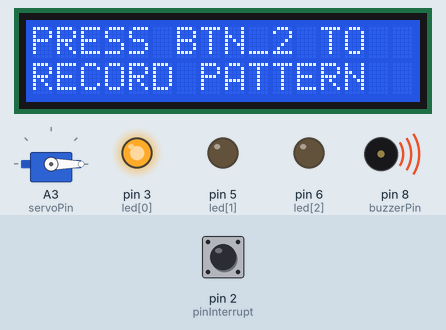
Bench run of a sketch on a simulated Arduino Uno, built with avr-gcc and run on an emulated ATmega328P. Parts: 16×2 character LCD, servo, output pins drawn as LEDs (lit = HIGH), buzzer (waves = sounding, pin HIGH). Inputs (shaded band) come from the test bench; at power-on: pin 2 (pinInterrupt) HIGH. What the sketch prints to the serial monitor is not drawn.

Above: at 2.3 s.
2.4 s: pin 2 (pinInterrupt) pulled LOW for 0.15 s
At 3.6 s:
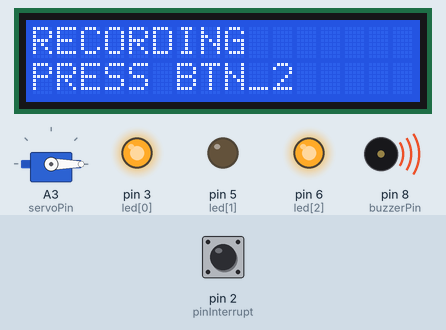
5.5 s: pin 2 (pinInterrupt) pulled LOW for 3.2 s
At 6.4 s:
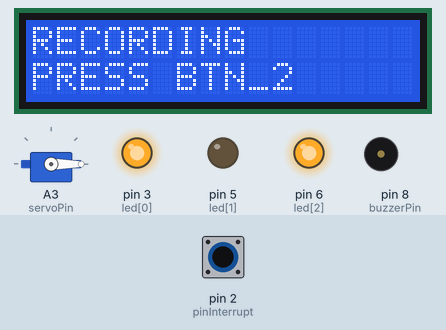
11.7 s: pin 2 (pinInterrupt) pulled LOW for 1 s
At 13.1 s:
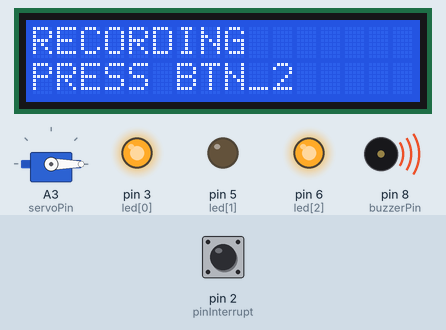
15.7 s: pin 2 (pinInterrupt) pulsed LOW 2 times (0.12 s each, 0.3 s apart)
At 21.4 s:
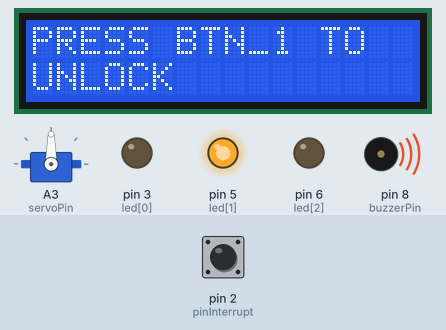
21.7 s: pin 2 (pinInterrupt) pulled LOW for 0.15 s
At 23.1 s:
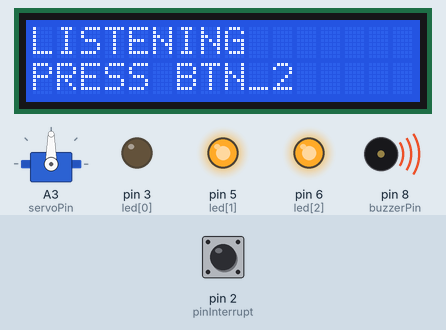
Timing chart, 0 to 27.7 s (numbered marks = the images above; inputs shaded):
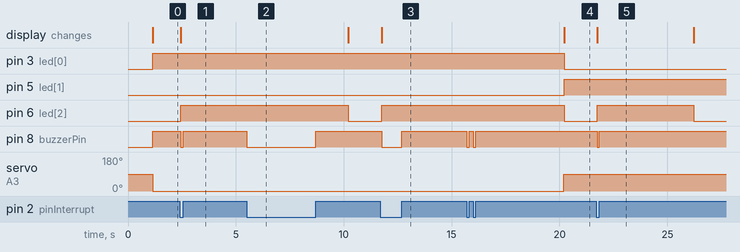

The sketch:

SecretKnock.ino
```cpp
/** Requirements:                                                                    */
/** Proper debouncing without a blocking delay                                       */
/** Use an external interrupt and call the function above                            */
/** Make the solenoid move as the green led goes on, or do something original        */
/** Press a button to enter ”record mode”                                            */
/** You have, say, 5 seconds to create your sequence of taps                         */
/** Wait until a first knock, then start recording the time intervals between knocks */
/** using millis(), and save them into an unsigned long array                        */
/** If there is no knock detected after 5 sec (for instance), go to listening mode.  */

// library
#include <LCD.h>                // for LCD
#include <Wire.h>               // for LCD
#include <LiquidCrystal_I2C.h>  // for LCD
LiquidCrystal_I2C lcd(0x20, 2, 1, 0, 4, 5, 6, 7, 3, POSITIVE);  // LCD: A4, A5
#include <Servo.h>              // for servo motor
Servo lockServo;
#include <Servo.h>

// pin
int buzzerPin = 8;
int servoPin = A3;
int btnOKPin = 7;
int led[] = {3, 5, 6};  // [0]: green - correct/unlocked, [1]: red - wrong, [2]: yellow - recording/listening

// system mode
const int MODE_UNLOCK = 0, MODE_RECORD = 1, MODE_LOCK = 2, MODE_LISTEN = 3;
int mode = MODE_UNLOCK;

// click detection with external interrupt debounce, ref: lecture 5 note
const int MAX_BOUNCE_TIME = 100;
int pinInterrupt = 2;  // btn pin
volatile bool buttonHasBeenPressed = false;  // global variable that will changed by the ISR

// global const & variable
const String LCD_EMPTY = "                ";
const int MSG_INIT = -1, MSG_EMPTY = 0, MSG_UNLOCK = 1, MSG_LOCK = 2, MSG_RECORD = 3, MSG_LISTEN = 4;
const int ANGLE_UNLOCK = 0, ANGLE_LOCK = 90;
unsigned long pms = 0, ms = 0;

String recordedPattern = "", inputPattern = "";
int noInputCount = 0;
int patternThreshold = 400;  // ms

bool warming = false;


void setup() {
  Serial.begin(9600);

  // click detection with external interrupt debounce, ref: lecture 5 note
  attachInterrupt(digitalPinToInterrupt(pinInterrupt), checkButtonISR, FALLING);

  initialization();
}

int getPatternLength(String pattern) {
  int len = 1;
  for (int i=0; i<pattern.length(); i++) {
    if (pattern.charAt(i) == ' ') {
      len++;
    }
  }
  return len;
}

int getMinNum(int param1, int param2) {
  return param1<param2? param1:param2;
}

int getMaxNum(int param1, int param2) {
  return param1>param2? param1:param2;
}

bool patternIsValid() {
  // split pattern with space (" "), extract recordedPattern & input pattern into an array
  // comparison between recorded pattern & input pattern

  // 1. get length
  int recordedPatternLen = getPatternLength(recordedPattern);
  int inputPatternLen = getPatternLength(inputPattern);

  // 2. create new array with same length
  long recordedArr[recordedPatternLen];
  long inputArr[inputPatternLen];

  // 3. reassign time in to each array elements
  int counter = 0;  // patternArr[i]
  String timeStr = "";

  // 3.1 recordedArr
  for (int i=0; i<recordedPattern.length(); i++) {
    if (recordedPattern.charAt(i) != ' ') {
      timeStr += recordedPattern.charAt(i);  // concat timeStr
    } else if (recordedPattern.charAt(i) == ' ') {
      unsigned long temp = timeStr.toInt();
      recordedArr[counter] = temp;  // save the time to array
      timeStr = "";  // reset timeStr
      counter++;     // next timeStr
    }
  }
  counter = 0;
  for (int i=0; i<inputPattern.length(); i++) {
    if (inputPattern.charAt(i) != ' ') {
      timeStr += inputPattern.charAt(i);  // concat timeStr
    } else if (inputPattern.charAt(i) == ' ') {
      unsigned long temp = timeStr.toInt();
      inputArr[counter] = temp;  // save the time to array
      timeStr = "";  // reset timeStr
      counter++;     // next timeStr
    }
  }

  Serial.println("recordedStr: " + recordedPattern);
  Serial.println("inputStr: " + inputPattern);

  // 4. comparison
  // 4.1 - length
  if (recordedPatternLen == inputPatternLen) {
    // check each time different: (arr1[i+1] - arr1[i]) - (arr0[i+1] - arr0[i]) if they are within the threshold
    int match = 0;
    for (int i=0; i<recordedPatternLen-2; i++) {
      int timeDiffRecord = recordedArr[i+1] - recordedArr[i];
      int timeDiffInput = inputArr[i+1] - inputArr[i];
      Serial.println("");
      Serial.print(getMaxNum(timeDiffRecord, timeDiffInput));
      Serial.print(" - ");
      Serial.print(getMinNum(timeDiffRecord, timeDiffInput));
      Serial.print(" = ");
      Serial.print(getMaxNum(timeDiffRecord, timeDiffInput) - getMinNum(timeDiffRecord, timeDiffInput));
      if (getMaxNum(timeDiffRecord, timeDiffInput) - getMinNum(timeDiffRecord, timeDiffInput) < patternThreshold) match++;
    }

    if (match == recordedPatternLen-2) {
      Serial.println("UNLOCKED");
      return true;
    }
  }

  return false;
}

void loop() {
  ms = millis();

  // LED indicator
  ledIndicator();

  // timer - 1s
  if (ms - pms > 1000) {
    //Serial.println("1 second passed");
    if (mode == MODE_RECORD || mode == MODE_LISTEN) {
      noInputCount++;
      // if no more input in 5 seconds, save the pattern and lock
      if (noInputCount >= 5) {
        switch (mode) {
          case MODE_RECORD:
            // to make sure there are enough tap to cal the time different
            if (getPatternLength(recordedPattern) > 3) {
              mode = MODE_LOCK;
              lock();
              lcdMsg(MSG_EMPTY);
              lcdMsg(MSG_LOCK);

            } else {
              // if not enough tap to form a pattern
              mode = MODE_UNLOCK;  // back to unlock mode, let the user record pattern again
              lcdMsg(MSG_EMPTY);
              lcdMsg(MSG_UNLOCK);
            }
            break;

          case MODE_LISTEN:
            // pattern validation - patternIsValid()
            // if input pattern correct (input pattern == recorded pattern)
            if (patternIsValid()) {  // vaild -> mode = MODE_UNLOCK, unlock()
              mode = MODE_UNLOCK;
              lcdMsg(MSG_EMPTY);
              lcdMsg(MSG_UNLOCK);
              unlock();
            } else {
              mode = MODE_LOCK;    // invalid -> mode = MODE_LOCK, beep()
              lcdMsg(MSG_EMPTY);
              lcdMsg(MSG_LOCK);
            }
            break;
        }
        noInputCount = 0;
      }
    }

    pms = ms;
  }

  // click detection with external interrupt debounce, ref: lecture 5 note
  if (buttonHasBeenPressed) {
    //Serial.println("button 2 pressed");

    switch (mode) {
      case MODE_UNLOCK:
        mode = MODE_RECORD;    // when user start recording pattern
        recordedPattern = String(ms) + " ";  // record the first tap
        lcdMsg(MSG_EMPTY);
        lcdMsg(MSG_RECORD);
        break;

      case MODE_LOCK:
        mode = MODE_LISTEN;    // when user start inputting pattern
        inputPattern = String(ms) + " ";     // record the first tap
        lcdMsg(MSG_EMPTY);
        lcdMsg(MSG_LISTEN);
        break;

      case MODE_RECORD:
        noInputCount = 0;
        // pattern concat
        recordedPattern += String(ms) + " ";
        break;

      case MODE_LISTEN:
        noInputCount = 0;
        // pattern concat
        inputPattern += String(ms) + " ";
        break;
    }

    buttonHasBeenPressed = false;
  }

  // beep while clicked
  int toneLv = digitalRead(pinInterrupt)==HIGH? 1:0;
  digitalWrite(buzzerPin, toneLv);
}

void lock() {
  lockServo.write(ANGLE_LOCK);  // rotate to lock angle
  mode = MODE_LOCK;             // change mode to locked
}

void unlock() {
  lockServo.write(ANGLE_UNLOCK);  // rotate to unlock angle
  mode = MODE_UNLOCK;             // change mode to unlocked
}

// ISR called when pin 2 goes from HIGH to LOW, ref: lecture 5 note
void checkButtonISR() {
  static unsigned long last_time_pressed = 0;
  unsigned long timeNow = millis();

  // condition to debounce:
  if (timeNow - last_time_pressed > MAX_BOUNCE_TIME) {
    buttonHasBeenPressed = true;
    last_time_pressed = timeNow;
  }
}

void lcdMsg(int msg) {
  switch (msg) {
    case MSG_INIT:
      lcd.setCursor(0, 0);
      lcd.print("SM3610");
      lcd.setCursor(0, 1);
      lcd.print("SRCRET KNOCK");
      break;

    case MSG_EMPTY:
      lcd.setCursor(0, 0);
      lcd.print(LCD_EMPTY);
      lcd.setCursor(0, 1);
      lcd.print(LCD_EMPTY);
      break;

    case MSG_UNLOCK:
      lcd.setCursor(0, 0);
      lcd.print("PRESS BTN_2 TO");
      lcd.setCursor(0, 1);
      lcd.print("RECORD PATTERN");
      break;

    case MSG_LOCK:
      lcd.setCursor(0, 0);
      lcd.print("PRESS BTN_1 TO");
      lcd.setCursor(0, 1);
      lcd.print("UNLOCK");
      break;

    case MSG_RECORD:
      lcd.setCursor(0, 0);
      lcd.print("RECORDING");
      lcd.setCursor(0, 1);
      lcd.print("PRESS BTN_2");
      break;

    case MSG_LISTEN:
      lcd.setCursor(0, 0);
      lcd.print("LISTENING");
      lcd.setCursor(0, 1);
      lcd.print("PRESS BTN_2");
      break;
  }
}

void ledIndicator() {
  switch (mode) {
    case MODE_UNLOCK:
      analogWrite(led[0], 255);
      analogWrite(led[1], 0);
      analogWrite(led[2], 0);
      break;

    case MODE_LOCK:
      analogWrite(led[0], 0);
      analogWrite(led[1], 255);
      analogWrite(led[2], 0);
      break;

    case MODE_RECORD:
      analogWrite(led[2], 255);
      break;

    case MODE_LISTEN:
      analogWrite(led[2], 255);
      break;
  }
}

void initialization() {
  // init LCD: (cols, rows)
  lcd.begin(16, 2);
  lcd.backlight();

  // init servo object pin
  lockServo.attach(servoPin);
  pinMode(servoPin, OUTPUT);
  pinMode(buzzerPin, OUTPUT);

  // init notification
  lcdMsg(MSG_INIT);
  delay(1000);
  lcdMsg(MSG_EMPTY);
  lcdMsg(MSG_UNLOCK);

  // init lock servo angle
  unlock();
}
```

Measured:
- after the input at 2.4 s, pin 6 (led[2]): LOW → HIGH after 0.05 s; pin 8 (buzzerPin): HIGH → LOW after 0.05 s, → HIGH 0.10 s later; the display: changes after 0.05 s (image 1)
- after the input at 5.5 s, pin 6 (led[2]): HIGH → LOW after 4.7 s instead of 1.7 s; pin 8 (buzzerPin): HIGH → LOW at once, → HIGH 3.2 s later
- after the input at 11.7 s, pin 6 (led[2]): LOW → HIGH after 0.05 s; pin 8 (buzzerPin): HIGH → LOW after 0.05 s, → HIGH 0.95 s later; the display: changes after 0.05 s (image 3)
- after the input at 15.7 s, pin 3 (led[0]): HIGH → LOW after 4.5 s; pin 5 (led[1]): LOW → HIGH after 4.5 s
- after the input at 21.7 s, pin 6 (led[2]): LOW → HIGH after 0.05 s, → LOW 4.5 s later; pin 8 (buzzerPin): HIGH → LOW after 0.05 s, → HIGH 0.10 s later; the display: changes after 0.05 s (image 5)
